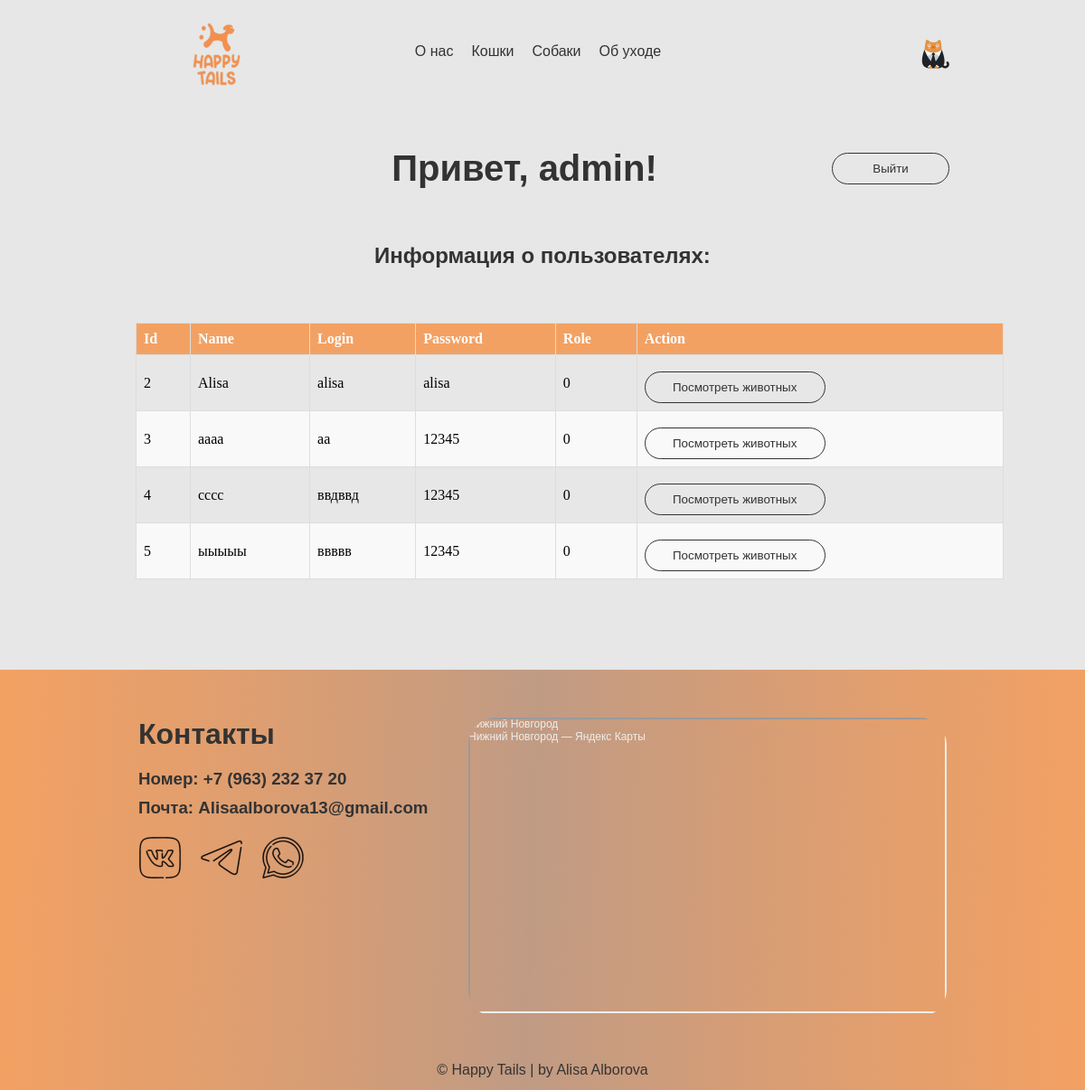
/admin_cabinet (signed in), run on the app's committed database.
### models.py (models this page shows)
class Users(UserMixin, db.Model):
    id = db.Column(db.Integer, primary_key=True)
    name = db.Column(db.String(200), nullable=False)
    surname = db.Column(db.String(200), nullable=False)
    name2 = db.Column(db.String(200))
    number = db.Column(db.String(200), nullable=False)
    email = db.Column(db.String(200), nullable=False)
    login = db.Column(db.String(200), nullable=False)
    password = db.Column(db.String(200), nullable=False)
    role = db.Column(db.Integer, nullable=False)
    orders = db.relationship('Orders', backref='user', lazy=True)

### app.py (the view)
@app.route('/admin_cabinet')
@login_required
def admin_cabinet():
    all_orders = Orders.query.all()
    all_users = Users.query.filter_by(role=0).all()
    users_animals = {}
    for i in range(len(all_users)):
        id_user = all_users[i].id
        users_animals[str(id_user)] = ''
        for j in range(len(all_orders)):
            if all_orders[j].id_user == id_user:
                name_animal = Animals.query.filter_by(id=all_orders[j].id_animal).first()
                users_animals[str(id_user)] += name_animal.name + " "
    print(users_animals)
    return render_template('admin_cabinet.html', name=current_user.name, all_users=all_users,
                           users_animals=users_animals)

### app.py (called while the page is built)
@login_manager.user_loader
def load_user(user_id):
    return Users.query.get(int(user_id))

### templates/admin_cabinet.html (shortened to what this page needs)
{% extends 'base.html' %}
{% block body %}
<div class="main">
    <div class="user_name">
        <h1 class="center">Привет, {{ name }}!</h1>
        <div class="user_button"><a href="/logout"><button>Выйти</button></a></div>
    </div>
    <div class="user_content">
        <h2 style="color: #333333;">Информация о пользователях:</h2>
    </div>
    <table>
        <thead>
            <tr>
                <th>Id</th>
                <th>Name</th>
                <th>Login</th>
                <th>Password</th>
                <th>Role</th>
                <th>Action</th>
            </tr>
        </thead>
        <tbody>
            {% for user in all_users %}
                <tr>
                    <td>{{ user.id }}</td>
                    <td>{{ user.name }}</td>
                    <td>{{ user.login }}</td>
                    <td>{{ user.password }}</td>
                    <td>{{ user.role }}</td>
                    <td>
                        <a href="#" onclick="showSubscriptionDetails('{{ users_animals[user.id|string] }}')">
                            <button class="one_cat_but" style="margin-left:0; margin-right:0; width: 200px;">Посмотреть животных</button>
                        </a>
                    </td>
                </tr>
            {% endfor %}
        </tbody>
    </table>
</div>
{% endblock %}

### static/style.css (style rules this page uses)
* { margin: 0; padding: 0; box-sizing: border-box; }
a { text-decoration: none; color: #000; font-family: 'Montserrat', sans-serif; }
h1, h3, h2,p,button { font-family: 'Montserrat', sans-serif; color: #333333; }
body { background-color: #E7E7E7; height: 100%; width: 100%; max-width: 2000px; margin: 0; padding: 0; }
.main { width: 100%; }
.one_cat_but { width: 130px; height: 35px; color: #333333; border: 1px solid #333333; border-radius: 20px; background-color: transparent; margin-top: 10px; margin-left: 20%; cursor: pointer; }
.user_name { display: flex; align-items: center; justify-content: space-between; margin-top: 50px; font-size: 20px; margin-left: 150px; margin-right: 150px; }
.user_button { margin-left: auto; }
.user_button button { width: 130px; height: 35px; color: #333333; border: 1px solid #333333; border-radius: 20px; background-color: transparent; cursor: pointer; display: block; }
.center { margin-left: 10%; flex: 1; text-align: center; color: #333333; }
.user_content { margin-top: 60px; margin-left: 150px; margin-right: 150px; margin-bottom: 60px; text-align: center; }
table { margin-left: 150px; margin-right: 150px; width: 80%; border-collapse: collapse; margin-top: 30px; margin-bottom: 100px; }
th, td { border: 1px solid #ddd; padding: 8px; text-align: left; }
th { background-color: rgba(243, 161, 99, 1); color: white; }
tr:nth-child(even) { background-color: #f9f9f9; }

### data on the page
Users: name "admin"
Users: id "2", name "Alisa", login "alisa", password "alisa", role "0"
Users: id "3", name "аааа", login "аа", password "12345", role "0"
Users: id "4", name "сссс", login "ввдввд", password "12345", role "0"
Users: id "5", name "ыыыыы", login "ввввв", password "12345", role "0"
